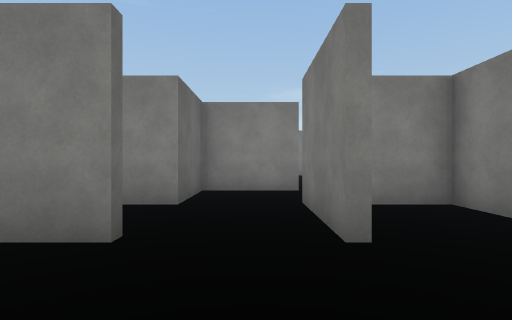
view 1 (above)

18 first-person views from a walk through a Unity game level. The camera is 1.5 m above the floor, looks level and sees 80° across. The floor is counted in squares, 1.89 m on a side. Each view is taken from the middle of a square. On the plan, view 1 faces up. The plan holds only what a view shows up to about 11 squares ahead; the rest is blank. The place goes on beyond the plan. The player is left out. Surface patterns are stand-ins for the level's own textures.

view 2
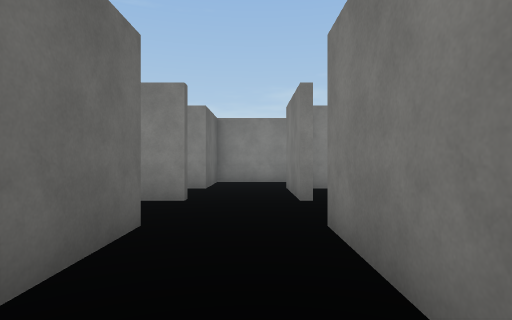

view 3
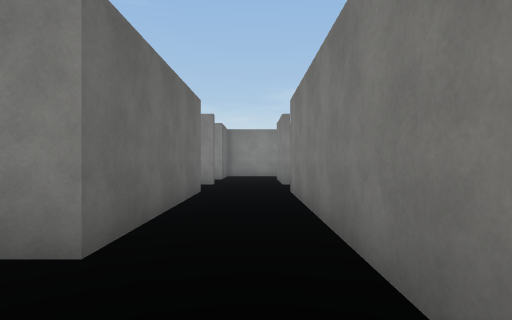

view 4
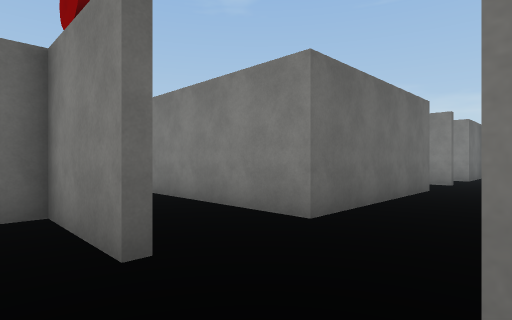

view 5
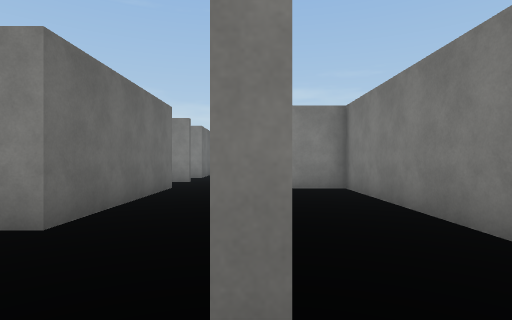

view 6
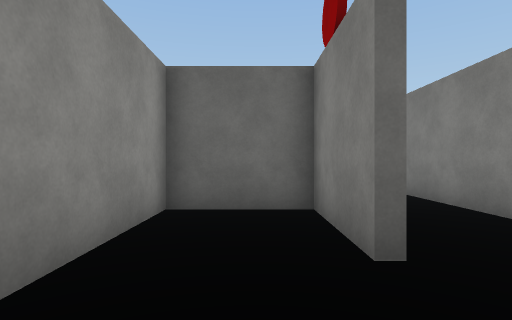

view 7
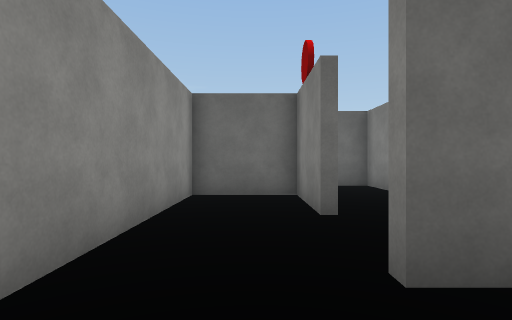

view 8
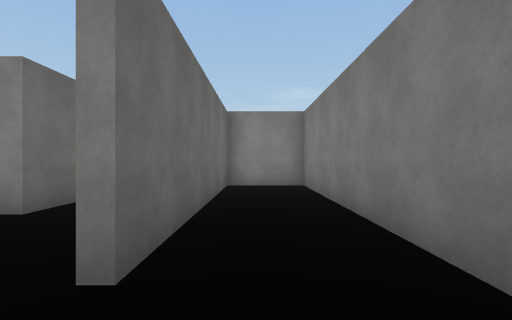

view 9
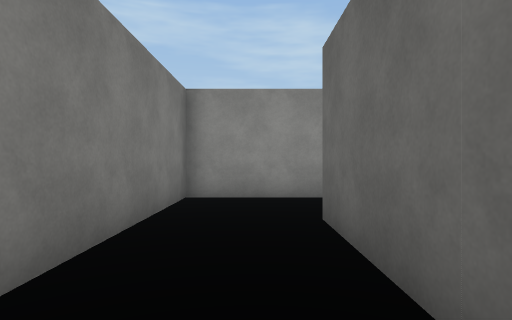

view 10
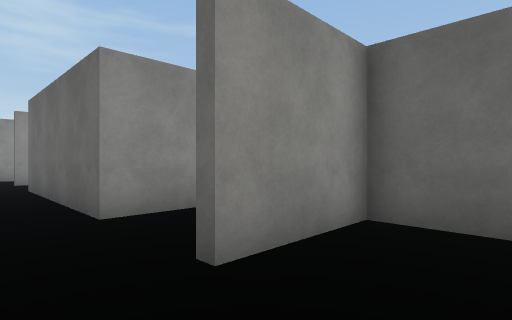

view 11
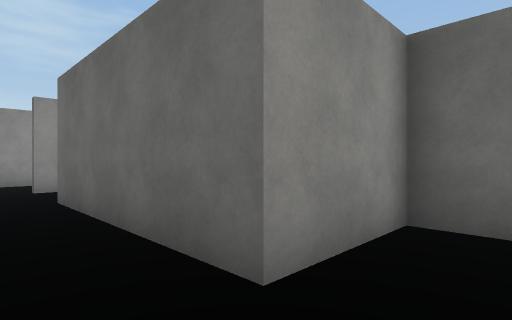

view 12
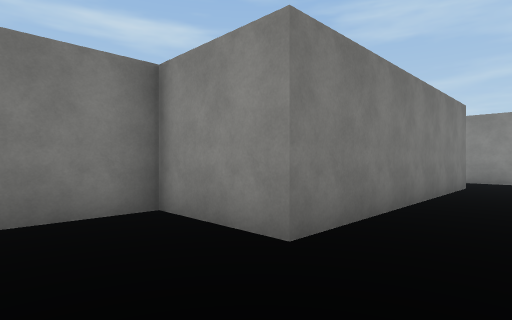

view 13
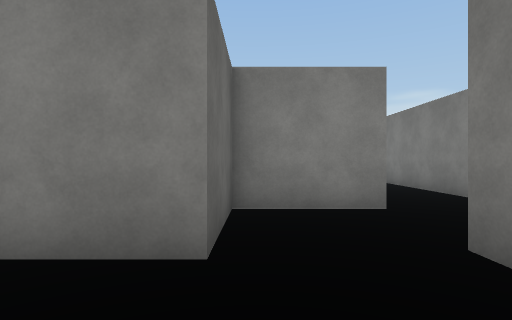

view 14
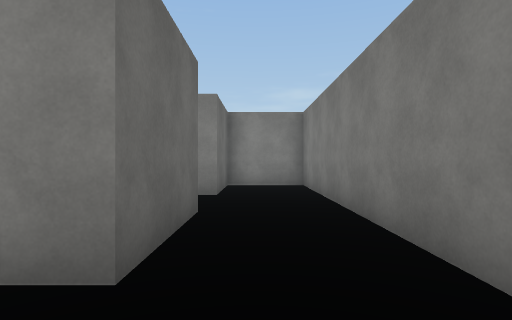

view 15
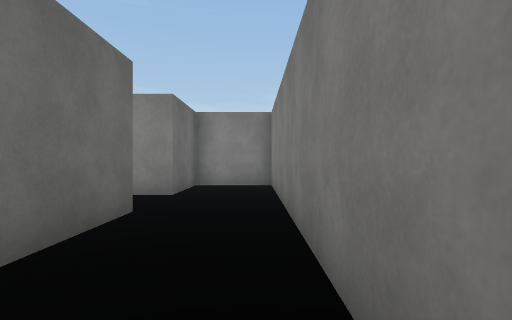

view 16
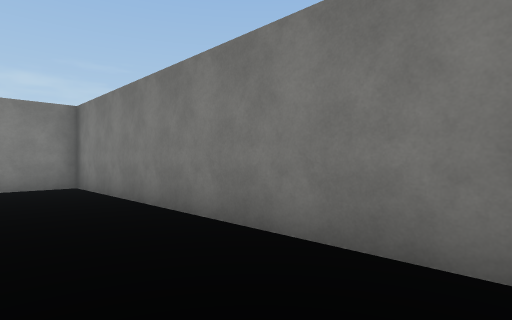

view 17
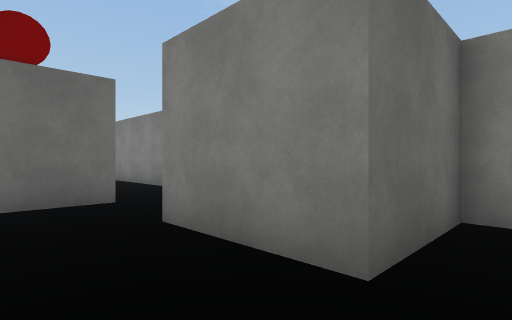

view 18
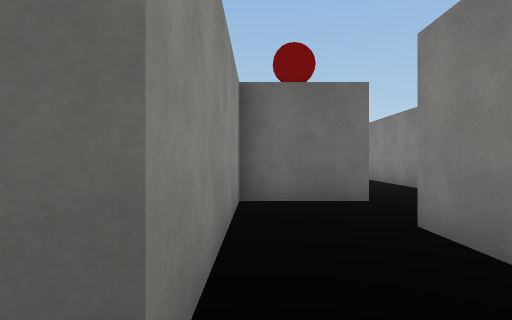

### Floor plan
Ten units are one square. View 1 is at (0, 0); x grows to the right and y downward. Boxes are objects, and circles mark ways between rooms. Rooms are numbered by the first view taken in them; rooms with no view inside come last. Other rooms are left out.
<svg viewBox="-45 -161 85 260">
<path fill="none" stroke="#000" d="M-14 71 -39 71 -39 94 5 94M-19 68 -14 68M9 70 9 -7M-14 -7 -14 46 -34 46M5 94 35 94 35 -4 11 -4 11 71M-14 -54 -31 -54M9 -29 9 -58M-39 -48 -39 -32 -14 -32M-14 -29 -25 -29M-39 -18 -39 -7 -14 -7M-39 -107 11 -107 11 -79M35 -61 35 -156 11 -156 11 -129 -18 -129M11 -79 -14 -79 -14 -54"/>
<circle cx="10" cy="85" r="3" fill="#2a7"/>
<circle cx="0" cy="0" r="3" fill="#2a7"/>
<circle cx="-5" cy="-30" r="3" fill="#2a7"/>
<circle cx="0" cy="-50" r="3" fill="#2a7"/>
<circle cx="10" cy="-65" r="3" fill="#2a7"/>
<text x="-10" y="60">1</text>
<text x="20" y="50">2</text>
<text x="-10" y="-40">3</text>
<text x="-10" y="-20">4</text>
<text x="10" y="-110">5</text>
<text x="0" y="-70">6</text>
</svg>
Room 1 opens to room 2. Room 1 opens to room 4. Room 3 opens to room 4. Room 3 opens to room 6. Room 5 opens to room 6.

Where each view was taken, in squares from view 1:
view 1: 0 up, 0 right, facing up
view 2: 3 down, 0 right, facing up
view 3: 7 down, 0 right, facing up
view 4: 8 down, 1 right, facing up-left
view 5: 8 down, 1 right, facing up
view 6: 8 down, 1 right, facing left
view 7: 8 down, 3 right, facing left
view 8: 9 down, 2 right, facing up
view 9: 3 down, 2 right, facing down
view 10: 5 up, 0 right, facing down-left
view 11: 2 up, 0 right, facing down-left
view 12: 3 up, 1 left, facing down-right
view 13: 3 up, 1 left, facing up
view 14: 6 up, 2 right, facing up
view 15: 6 up, 3 right, facing up
view 16: 6 up, 1 right, facing up-right
view 17: 11 up, 2 right, facing up-left
view 18: 11 up, 2 right, facing left
